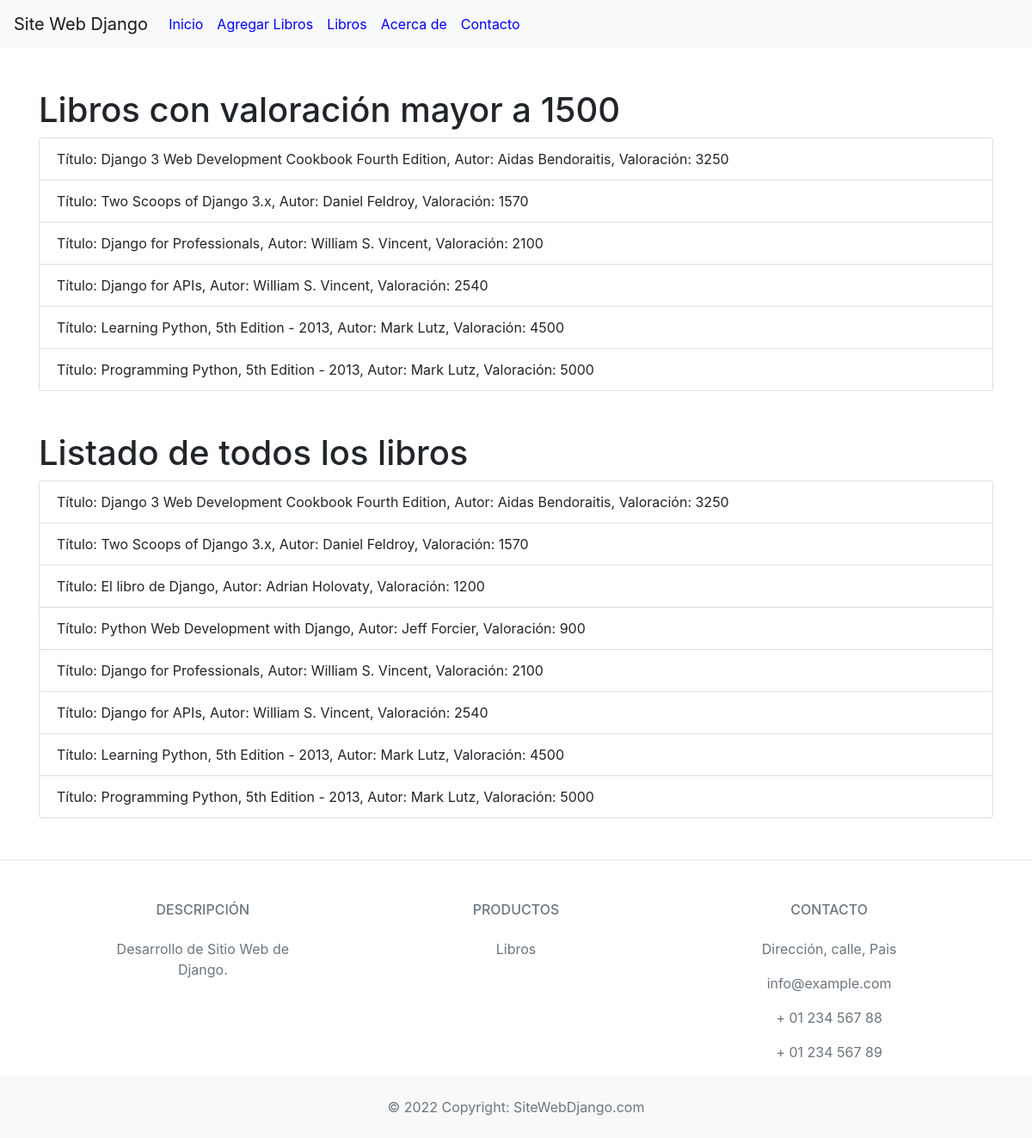
Page /listbook/ on the earlier database version.
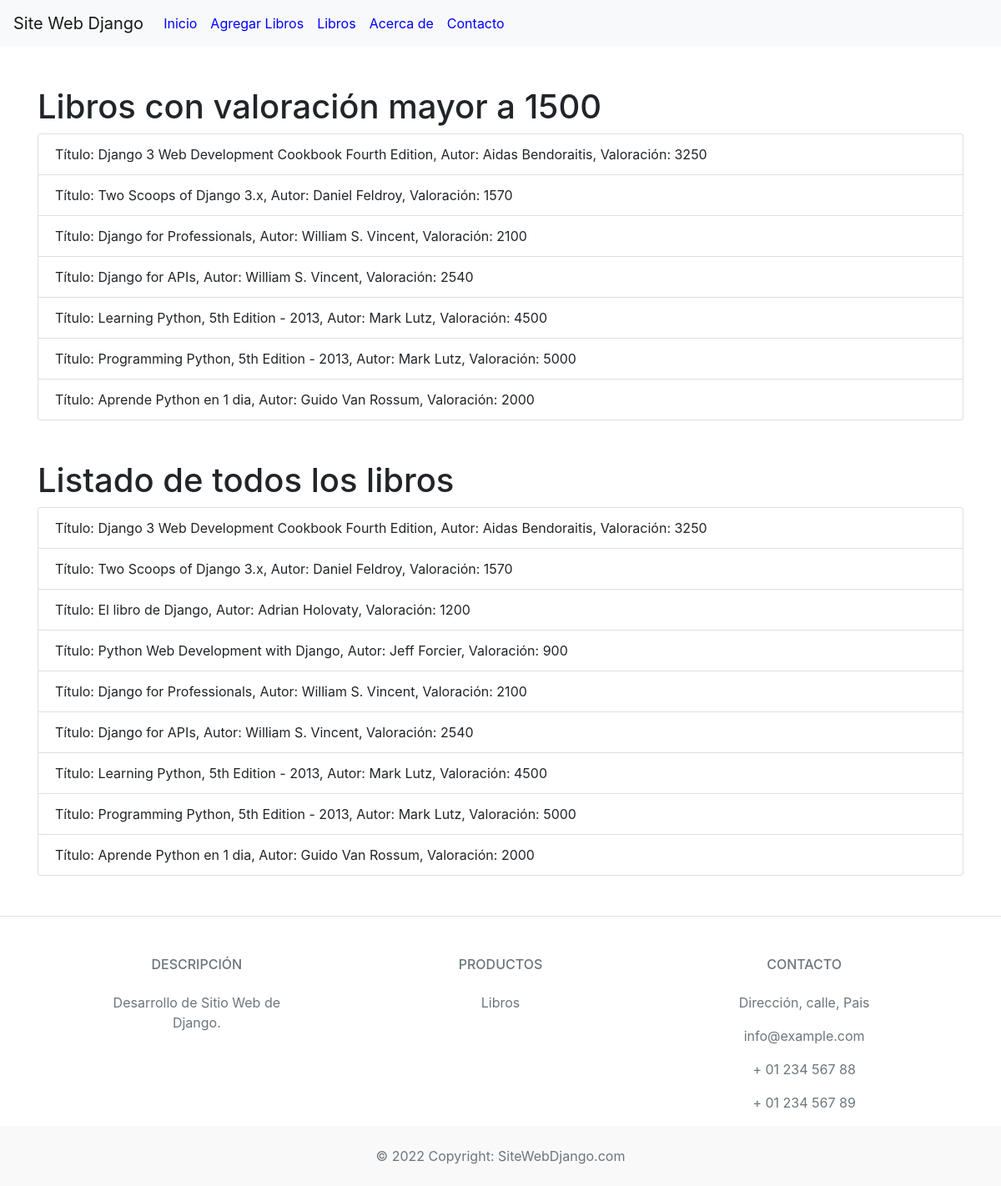
Same page on the later database version.
### mi_valor/models.py (models this page shows, shortened)
class Libro(models.Model):
    titulo = models.CharField(max_length=150)
    autor = models.CharField(max_length=150)
    valoracion = models.IntegerField()
    fecha_creacion = models.DateTimeField(auto_now_add=True)
    fecha_modificacion = models.DateTimeField(auto_now=True)
    class Meta:
        permissions = [
        ("development", "Permiso como Desarrollador"),
        ("scrum_master", "Permiso como Scrum Master"),
        ("product_owner", "Permiso como Product Owner"),
        ]
        verbose_name = "Libro"
        verbose_name_plural = "Libros"

### mi_valor/views.py (the view)
# urls.py: path('listbook/', views.listar_libros, name='listar_libros'),
def listar_libros(request):
    form = BuscarLibroForm(request.GET or None)
    query = request.GET.get('query')
    if query:
        libros = Libro.objects.filter(titulo__icontains=query)
    else:
        libros = Libro.objects.all()
    libros_valoracion_alta = libros.filter(valoracion__gt=1500)
    context = {
        'libros_valoracion_alta': libros_valoracion_alta,
        'libros': libros,
        'form': form, }
    return render(request, 'listbook.html', context)

### mi_valor/templates/listbook.html
{% extends 'layout.html' %}
{% block content %}
<div class="container">
    <h1 class="mt-5">Libros con valoración mayor a 1500</h1>
    <ul class="list-group">
        {% for libro in libros_valoracion_alta %}
            <li class="list-group-item">Título: {{ libro.titulo }}, Autor: {{ libro.autor }}, Valoración: {{ libro.valoracion }}</li>
        {% endfor %}
    </ul>
    <h1 class="mt-5">Listado de todos los libros</h1>
    <ul class="list-group">
        {% for libro in libros %}
            <li class="list-group-item">Título: {{ libro.titulo }}, Autor: {{ libro.autor }}, Valoración: {{ libro.valoracion }}</li>
        {% endfor %}
    </ul>
</div>
{% endblock %}

Differences in the rows shown:
added Libro: titulo "Aprende Python en 1 dia", autor "Guido Van Rossum", valoracion "2000"
